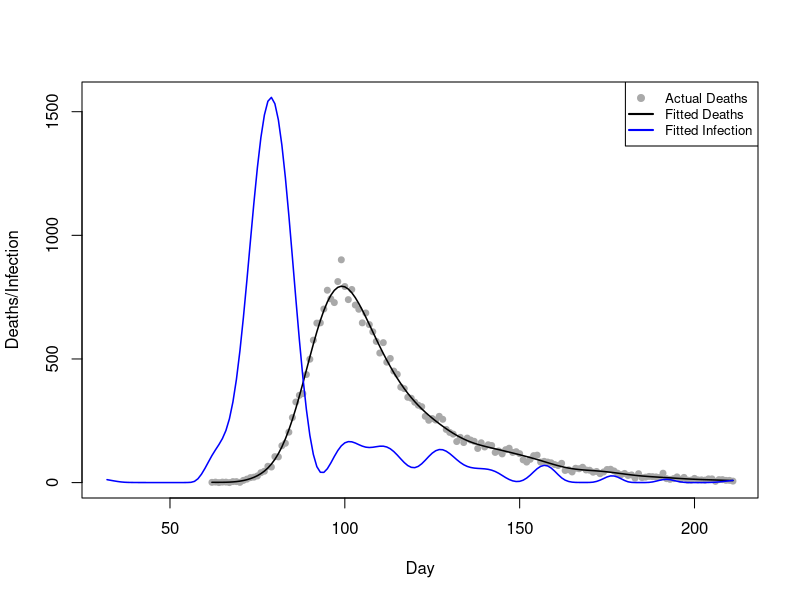
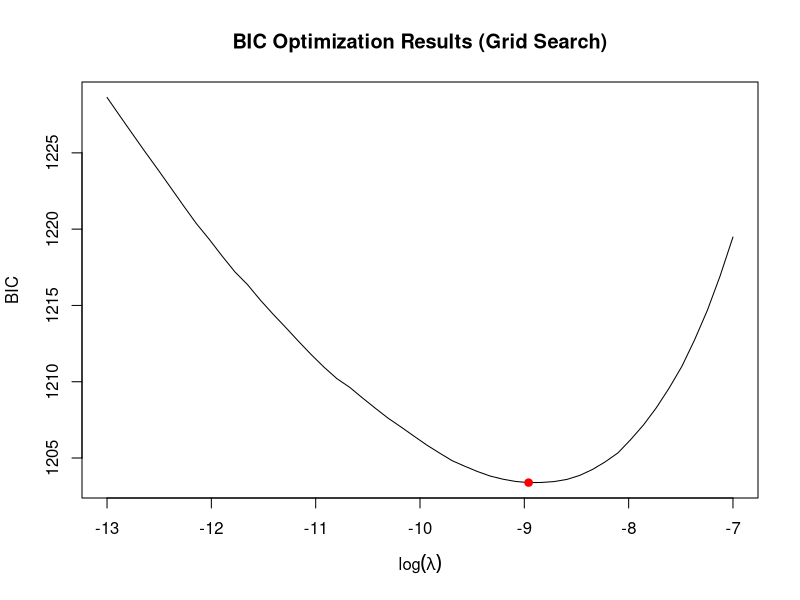
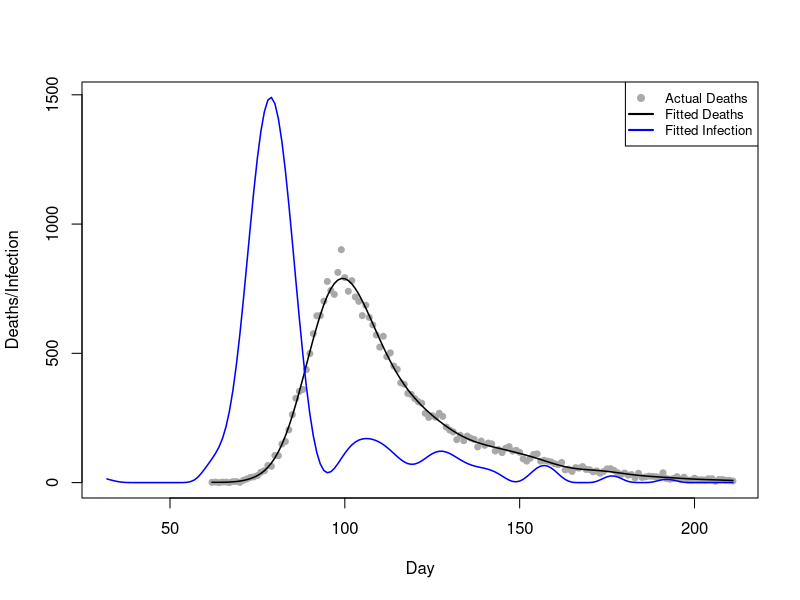
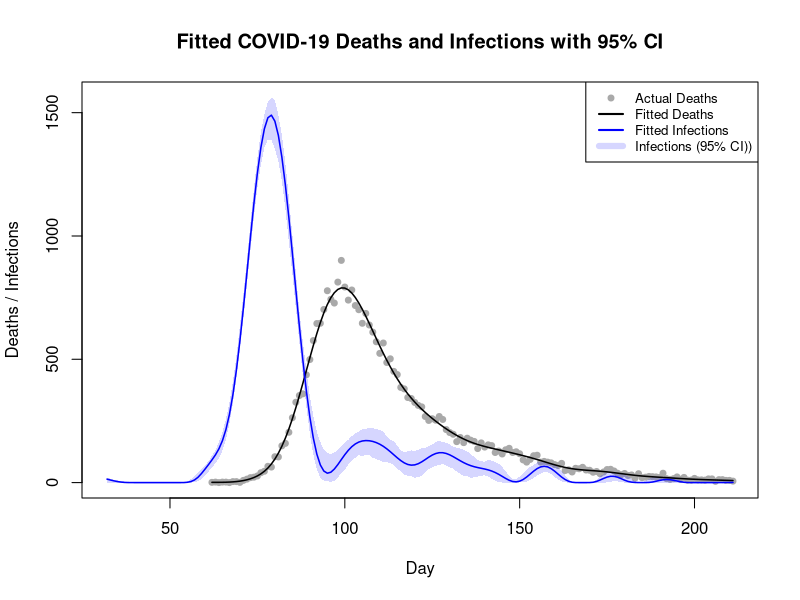

Reproduce these figures in R, in order.
# Team Members: 
# 1. Shivasharini Govindasamy (Sharuuu27) - S2766392
# 2. Yu-Hsuan Hung (YuHsuan07) - S2793274
# 3. Yasuhiro Hara (hiroh-git) - S2826059

# Team Contributions:
# Shivasharini -  
# Yu-Hsuan -  
# Yasuhiro- 

# Github repo link:
#

## OVERVIEW: 


## CODE STRUCTURE:
# 1. 
# 2. 
# 3. 
# 4. 
# 5. 
# 6. 

library(splines)
#setwd("file")
data <- read.table("engcov.txt", header=TRUE)
data$date <- as.Date(data$date, format="%d/%m/%y")


## Evaluate X_tilde, X and S
matrixes <- function(data, k=80){
# define a function to compute X_tilde, X and S 
  n <- nrow(data) # number of observation days, n
  t1 <- data$julian[1] - 30  # earliest infection day, setting as t1-30
  tn <- data$julian[n]       # latest infection day
  t_coverage <- t1:tn        # the scope of infection days
  # k-2 knots cover the scope of infection days
  unit <- (tn-t1)/(k-2-1) 
  knot <- seq(t1-unit*3, tn+unit*3, length.out=(k+4))
  # adding 6 points beyond the original k+2 knots, ensuring a total of k+4 knots
  x_tilde <- splineDesign(knots=knot, x=t_coverage, ord=4, outer.ok=TRUE)
  # design matrix, X_tilde, for the B-splines defined by knots at the values 
  # in the scope of infection days
  s <- crossprod(diff(diag(k), diff=2)) 
  # smoothing penalty matrix S
  x <- matrix(0, nrow=n, ncol=k)
  # initialise the death model matrix X
  d <- 1:80 # the range of days from infection to death.
  edur <- 3.151 # mean parameter for the log-normal distribution.
  sdur <- 0.469 # standard deviation parameter for the log-normal distribution
  pd <- dlnorm(d, edur, sdur) # probability density
  pd <- pd / sum(pd) # normalize probabilities pd
  for (i in 1:n) { #loop over each observation days
    j_max <- min(29+i, 80) 
    # determine the maximum interval j_max for the convolution limit.
    for (j in 1:j_max) { # loop over all possible interval j
      y <- 30+i-j 
      x[i,] <- x[i,] + x_tilde[y,]*pd[j]
      # X_{i,k}=\sum_{j=1}^{min(29+i,80)}\tilde{X}_{(30+i-j),k}\times \pi_{j}
    }
  }
  list(X_tilde=x_tilde, X=x, S=s) # return the three computed matrices
}

# extract x_tilde, x, and s 
k <- 80
m <- matrixes(data, k=k)
x_tilde <- m$X_tilde
x <- m$X
s <- m$S
y <- data$deaths


## Preparation for optim()

pnll <- function(gamma,x,y,s,lambda){
# define the penalised negative log likelihood (pnll) function
  beta <- exp(gamma) # beta = exp(gamma), ensuring positive f
  mu <- x %*% beta   # mu = X %*% beta
  ll <- y*log(mu) - mu - lgamma(y+1) # log-likelihood
  p <- lambda*(t(beta) %*% s %*% beta)/2 # penalty
  -sum(ll) + p # return pnll= -sum(ll) + p
}

gpnll <- function(gamma,x,y,s,lambda){
# Define the gradient of pnll
  beta <- exp(gamma) # beta = exp(gamma), ensuring positive f
  mu <- as.vector(x %*% beta) # mu = X %*% beta
  z <- y/mu-1 # z = y/mu - 1
  dll <- as.vector(t(x) %*% z) * beta # d(sum l_i)/d(gamma)
  dp <- lambda * beta * as.vector(s %*% beta)# d(p)/d(gamma)
  -dll+dp # return total gradient:-[d(sum l_i)/d(gamma)]+[d(p)/d(gamma)]
}

#check 
fd <- gamma0 <- rep(log(10),k) # set gamma0 for testing
lambda0 <- 0.1 # set test lambda value.
pnll0 <- pnll(gamma0, lambda0, x=x, y=y, s=s) # pnll at gamma0 and lambda0
eps <- 1e-7 # finite difference interval 
for (i in seq_along(gamma0)) { # loop over gamma0
  gamma1 <- gamma0
  gamma1[i] <- gamma1[i] + eps  # increase gamma1[i] by eps         
  pnll1 <- pnll(gamma1, lambda0, x=x, y=y, s=s) # compute resulting pnll
  fd[i] <- (pnll1 - pnll0) / eps   # approximate -dl/dgamma[i]      
}
head(fd);head(gpnll(gamma0, lambda0, x=x, y=y, s=s)) 
# the result indicated that gpnll is coded correctly


## Plot the actual and fitted deaths and fitted daily infection curve
fit <- optim(par=gamma0, fn=pnll, gr=gpnll,
             lambda=5e-5, x=x, y=y, s=s,
             method="BFGS") #, hessian=TRUE
# Use optim function with BFGS method to optimise
gamma_h <- fit$par       # Get the fitted optimal parameters gamma_h
beta_h <- exp(gamma_h)   # Calculate the fitted B-spline coefficients beta_h
mu_h <- x %*% beta_h     # Calculate the fitted expected deaths mu_h
f_h<- x_tilde %*% beta_h # Calculate the fitted new infection curve f_h

# Set parameters
n <- nrow(data)
t1 <- data$julian[1] - 30
tn <- data$julian[n]
t_coverage <- t1:tn

# Plot actual deaths data (gray dots)
plot(data$julian, y, 
     type="p", 
     pch=19, 
     col="darkgray", 
     cex=.8,
     xlab="Day", 
     ylab="Deaths/Infection", 
     xlim=c(t1,tn), 
     ylim=range(c(f_h, data$deaths)))
# Plot fitted deaths data (black line)
lines(data$julian, mu_h, col="black", lwd=1.5)
# Plot fitted infection data (blue line)
lines(t_coverage, f_h, type="l", col="blue", lwd=1.5)
# Plot legend
legend("topright", 
       legend=c("Actual Deaths", "Fitted Deaths", "Fitted Infection"), 
       col=c("darkgray", "black", "blue"),
       pch=c(19, NA, NA), lty=c(NA, 1, 1), lwd=2, cex=.8)

## Choosing an approriate lambda using BIC


lsp <- seq(-13, -7, length=50) # Defining the grid
lambdas <- exp(lsp)
#n <- nrow(data) # number of observation
#k <- ncol(x) # number of parameters: 80

BIC <- EDF <- rep(0, length(lsp))


gamma_start <- gamma_h # Initial parameter（from Step 3）


for (i in 1:length(lambdas)) {
  # Grid search
  lambda_i <- lambdas[i]
 
  ## 1. Fit model
  fit <- optim(par=gamma_start, fn=pnll, gr=gpnll,
               lambda=lambda_i, x=x, y=y, s=s,
               method="BFGS") #, hessian=TRUE
  
  gamma_h <- fit$par
  beta_h <- exp(gamma_h)
  mu_h <- as.vector(x %*% beta_h) # fitted expected deaths mu_h (μ̂_i)
  
  ## 2. Calculate EDF
  W <- diag(y/(mu_h^2))
  
  
  XWX <- t(x) %*% W %*% x # H_0 = X^T W X + 0*S = X^T W X
  
  
  H_lambda <- XWX + lambda_i*s # H_lambda = X^T W X + lambda S
  
  
  H_inv_H0 <- solve(H_lambda, XWX) # (H_lambda)^(-1) %*% H_0
  
  
  EDF[i] <- sum(diag(H_inv_H0)) # trace(A) = sum(diag(A))
  
  ## 3. Calculate l(beta_h)
 
  P <- lambda_i*(t(beta_h) %*% s %*% beta_h)/2 
  # P = lambda * beta_h^T S * beta_h / 2

  
  ll <- -fit$value + P # ll = -nll = -pnll + P
  
  ## 4. BIC = -2l(beta_h) + log(n)*EDF
  BIC[i] <- -2*ll + log(n)*EDF[i]
}

## 5. Find optimal λ
i_opt <- which.min(BIC)      # index where BIC is minimum
lambda_opt <- lambdas[i_opt] # optimal lambda!
lsp_opt <- lsp[i_opt]        # optimal log(lambda)
EDF_opt <- EDF[i_opt]        # EDF at minimum BIC
BIC_min <- BIC[i_opt]        # minimum BIC


plot(lsp, BIC, type="l",  # Visualise the results
     xlab=expression(log(lambda)), 
     ylab="BIC", 
     main="BIC Optimization Results (Grid Search)")
points(lsp_opt, BIC_min, col="red", pch=19)

# Print the results
cat("--- Optimal Lambda Selection ---\n")
cat("Optimal log(lambda):", lsp_opt, "\n")
cat("Optimal lambda:", lambda_opt, "\n")
cat("Minimum BIC:", BIC_min, "\n")
cat("EDF at minimum BIC:", EDF_opt)

# Fit model with optimal lambda
fit_opt <- optim(par=gamma_start, fn=pnll, gr=gpnll,
                 lambda=lambda_opt, x=x, y=y, s=s,
                 method="BFGS") #, hessian=TRUE
# Use optim function with BFGS method to optimise
gamma_h_opt <- fit_opt$par       # Get the fitted optimal parameters gamma_h
beta_h_opt <- exp(gamma_h_opt)   # Calculate the fitted B-spline coefficients beta_h
mu_h_opt <- x %*% beta_h_opt     # Calculate the fitted expected deaths mu_h
f_h_opt <- x_tilde %*% beta_h_opt # Calculate the fitted new infection curve f_h

# Plot with optimal parameters

plot(data$julian, y, # Plot actual deaths data (gray dots)
     type="p", 
     pch=19, 
     col="darkgray", 
     cex=.8,
     xlab="Day", 
     ylab="Deaths/Infection", 
     xlim=c(t1,tn), 
     ylim=range(c(f_h_opt, data$deaths)))

lines(data$julian, mu_h_opt,  # Plot fitted deaths data (black line)
      col="black", 
      lwd=1.5)

lines(t_coverage, f_h_opt, # Plot fitted infection data (blue line)
      type="l", 
      col="blue", 
      lwd=1.5)

legend("topright", # Plot legend
       legend=c("Actual Deaths", "Fitted Deaths", "Fitted Infection"), 
       col=c("darkgray", "black", "blue"), 
       pch=c(19, NA, NA), lty=c(NA, 1, 1), lwd=2, cex=.8)


# Question 5
pnll_weight <- function(gamma, x, y, s, lambda, w) {
  # define the penalised negative log likelihood (pnll) function with weights
  beta <- exp(gamma) # ensuring f(t) is positive
  mu <- x %*% beta   
  ll <- y*log(mu) - mu - lgamma(y+1) 
  p <- lambda*(t(beta) %*% s %*% beta)/2 # penalty 
  -sum(w * ll) + p # return weighted pnll
}

gpnll_weight <- function(gamma, x, y, s, lambda, w) {
  # Define the gradient of weighted pnll
  beta <- exp(gamma) 
  mu <- as.vector(x %*% beta)
  z <- y/mu - 1 
  dll <- as.vector(t(x) %*% (w * z)) * beta #(z is multiplied with weights)
  dp <- lambda * beta * as.vector(s %*% beta) 
  -dll + dp # return total weighted gradient
}

n_bootstrap <- 200 # to generate 200 bootstrap replicates

fhat_bootstrap <- matrix(0, nrow = nrow(x_tilde), ncol = n_bootstrap) 
# creating matrix for the bootstrap

for (i in 1:n_bootstrap) {
  # Generate bootstrap weights for replicate = i
   wb <- tabulate(sample(n, replace=TRUE), n)
  
  # Fit the model using the weighted functions
  fit_b_hat <- optim(par=gamma_h_opt,  # Optimal parameter
                 fn=pnll_weight,       # New weighted pnll
                 gr=gpnll_weight,      # New weighted gradient
                 lambda=lambda_opt,    # Fixed optimal lambda from Q4
                 x=x, y=y, s=s, w=wb,
                 method="BFGS")
  
  gamma_b <- fit_b_hat$par # parameters from this bootstrap fit
  beta_b <- exp(gamma_b)
  
  f_hat_b <- x_tilde %*% beta_b # fitted infection curve for this replicate
  
  fhat_bootstrap[, i] <- f_hat_b # store the result of infection curve
}

# Question 6
fitted_lower <- apply(fhat_bootstrap, 1, quantile, probs = 0.025) 
# lower confidence bound for infection in each day

fitted_upper <- apply(fhat_bootstrap, 1, quantile, probs = 0.975)
# upper confidence bound for infection in each day

ylim_max <- max(c(y, fitted_upper), na.rm = TRUE) 
# ensure the canvas is big enough to fit the entire plot

plot(data$julian, y, 
     type = "p", 
     pch = 19, 
     col = "darkgray", 
     cex = 0.8,
     xlab = "Day", 
     ylab = "Deaths / Infections",
     main = "Fitted COVID-19 Deaths and Infections with 95% CI",
     xlim = c(t1, tn), 
     ylim = c(0, ylim_max))


polygon(c(t_coverage, rev(t_coverage)), 
        # outlines the confidence band width along the t-coverage
        c(fitted_upper, rev(fitted_lower )),
        col = rgb(0.2, 0.2, 1, 0.2),
        border = NA)



lines(data$julian, mu_h_opt, # Plot fitted deaths data (black line)
      col = "black", 
      lwd = 1.5)


lines(t_coverage, f_h_opt, # Plot fitted infection data (blue line)
      col = "blue", 
      lwd = 1.5)


legend("topright", # plot legend
       legend = c("Actual Deaths", "Fitted Deaths", "Fitted Infections",
                  "Infections (95% CI))"),
       col = c("darkgray", "black", "blue", rgb(0.2, 0.2, 1, 0.2)),
       pch = c(19, NA, NA, NA), 
       lwd = c(NA, 2, 2, 6),
       fill = c(NA, NA, NA, NA), 
       border = NA, 
       cex = 0.8) 